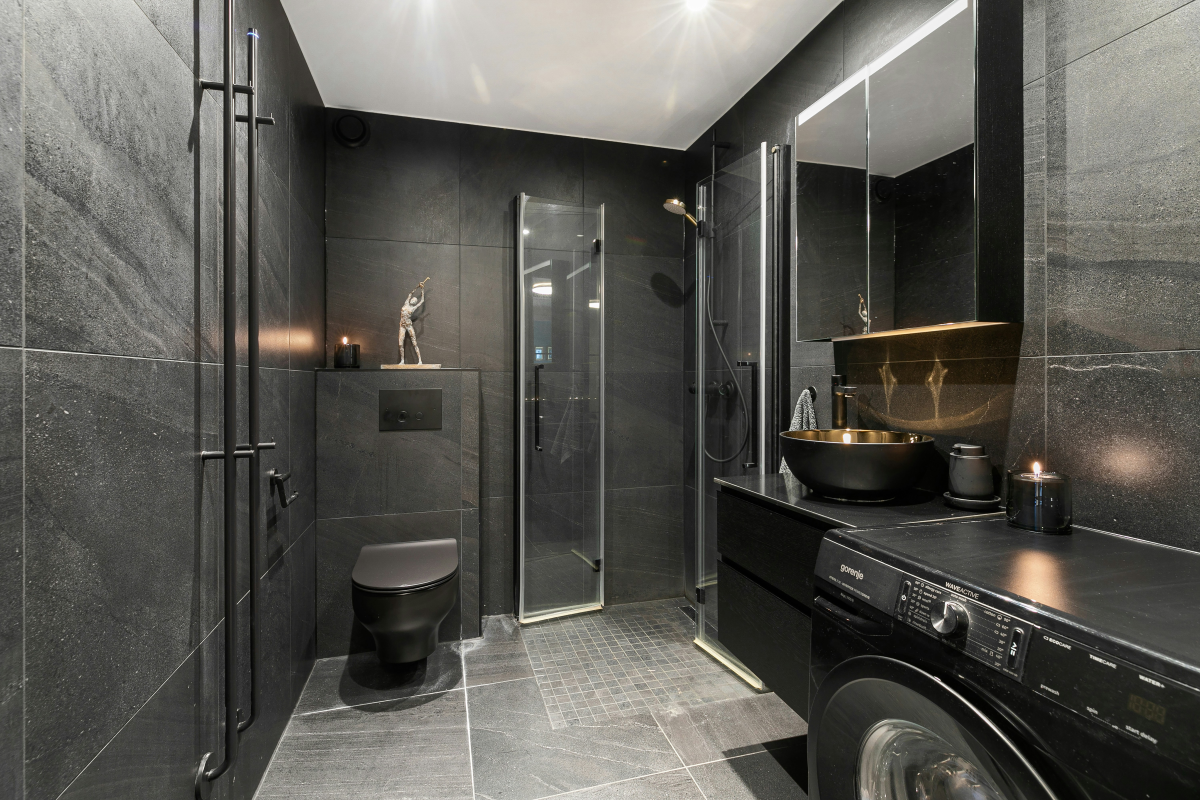
#> input picture stimuli_nontarget/alex-tyson-trSptCbWxAo-unsplash.jpg, 6000 x 4000 px, found by its file name (shown at 1/5 size); its folder holds only this picture in this run
$ python resize_image.py stimuli_nontarget/alex-tyson-trSptCbWxAo-unsplash.jpg
#> lines starting #> are read from the running program, lines starting #| are printed output that depends on the picture
#> further down, img is the input picture: PIL image 6000x4000 RGB; mean R, G, B 90.5, 89.3, 83.7
# -*- coding: utf-8 -*-
"""
Created on Sat Apr 12 13:43:44 2025

@author: Charlotte
"""

import os, sys
from PIL import Image

# [30 lines of commented-out code are left out]


def crop_center_square(img):
    width, height = img.size
#> width = 6000; height = 4000
    min_dim = min(width, height)
#> min_dim = 4000

    # Calculate cropping box (center square)
    left = (width - min_dim) // 2
#> left = 1000
    top = (height - min_dim) // 2
#> top = 0
    right = left + min_dim
#> right = 5000
    bottom = top + min_dim
#> bottom = 4000

    return img.crop((left, top, right, bottom))
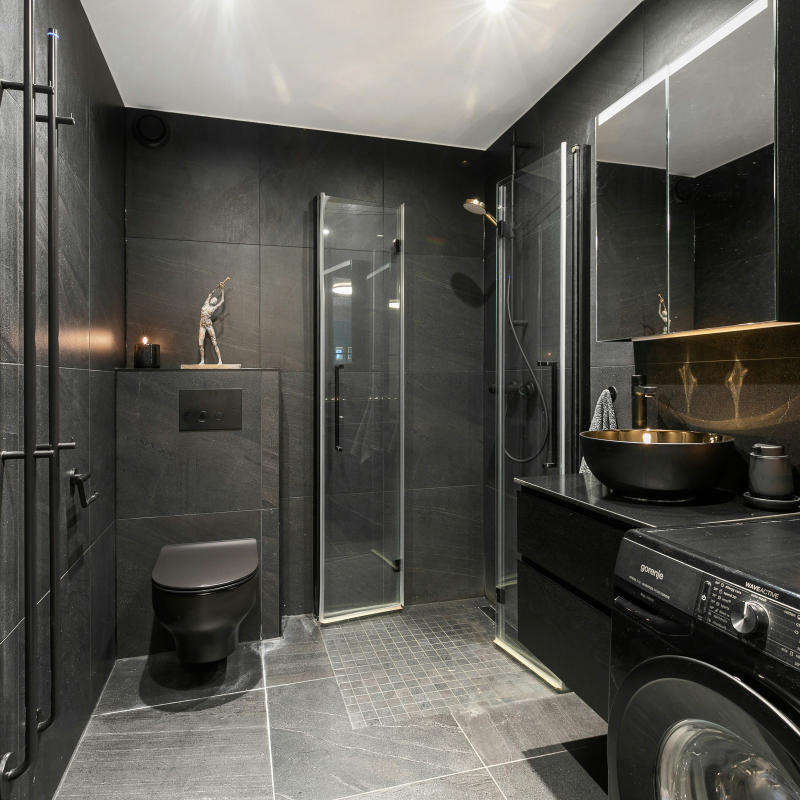
#> returned value: PIL image 4000x4000 RGB (shown at 1/5 size); mean R, G, B 88.2, 86.7, 81.2

# [17 lines of commented-out code are left out]

path = "C:/Users/User/MATLAB/TypiTarget/stimuli_nontarget/"
# dir_resize = '"C:/Users/User/MATLAB/TypiTarget/stimuli_nontarget/resized_images/'
list_imageFiles = []
imageFil = []

for file in os.listdir(path):
    if file.endswith('.jpg'):
        list_imageFiles.append(file)
        os.path.splitext(file)
        file_name_with_extension = os.path.basename(file)
        file_name, _ = os.path.splitext(file_name_with_extension)
        imageFil.append(file_name)
        # imageFil.append(file_name)
        with Image.open(path+file, "r") as img:
            cropped = crop_center_square(img)
            # Resize to 512x512
            resized = cropped.resize((512, 512), Image.LANCZOS)
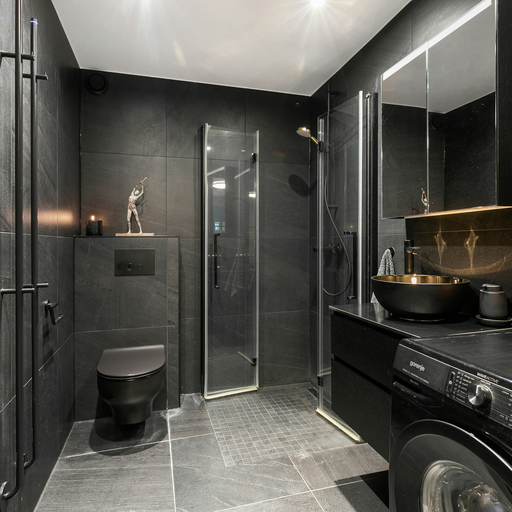
#> resized: PIL image 512x512 RGB; mean R, G, B 88.2, 86.8, 81.2

            resized.save(file_name + '_resized.jpg') #, 'JPEG')

$ run again, on stimuli_nontarget/bathroom-335748_1920.jpg
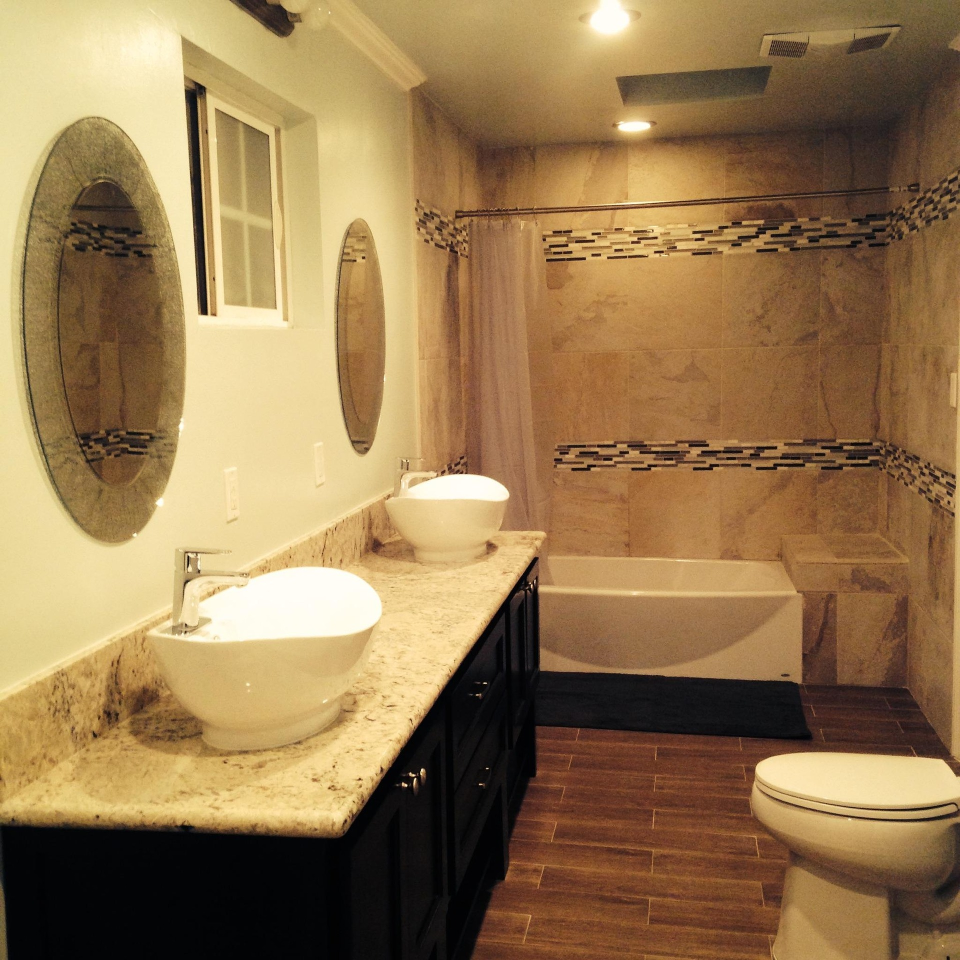
#> input picture stimuli_nontarget/bathroom-335748_1920.jpg, 1920 x 1920 px, found by its file name (shown at 1/2 size)
#> img is the input picture: PIL image 1920x1920 RGB; mean R, G, B 150.5, 120.9, 80.4
#> `resized = cropped.resize((512, 512), Image.LANCZOS)`:
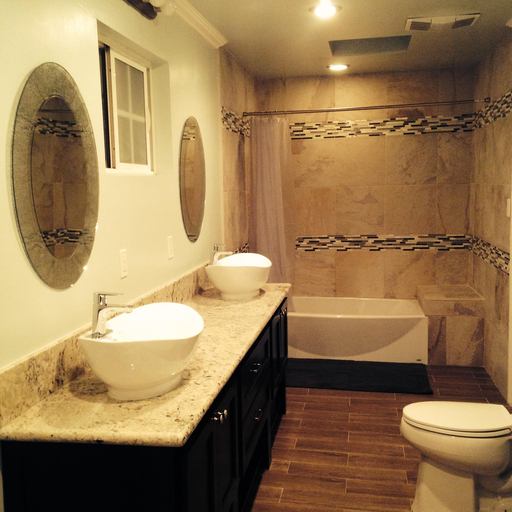
#> resized: PIL image 512x512 RGB; mean R, G, B 150.5, 120.9, 80.4

$ run again, on stimuli_nontarget/bathroom-6893077_1920.jpg
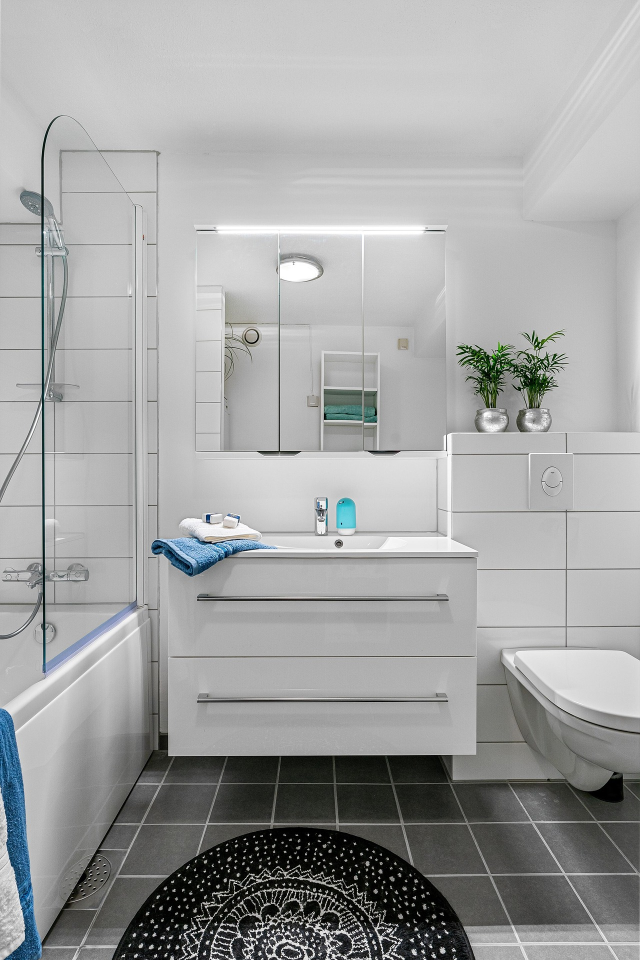
#> input picture stimuli_nontarget/bathroom-6893077_1920.jpg, 1280 x 1920 px, found by its file name (shown at 1/2 size)
#> img is the input picture: PIL image 1280x1920 RGB; mean R, G, B 161.4, 162.4, 162.1
#> in crop_center_square, `return img.crop((left, top, right, bottom))`:
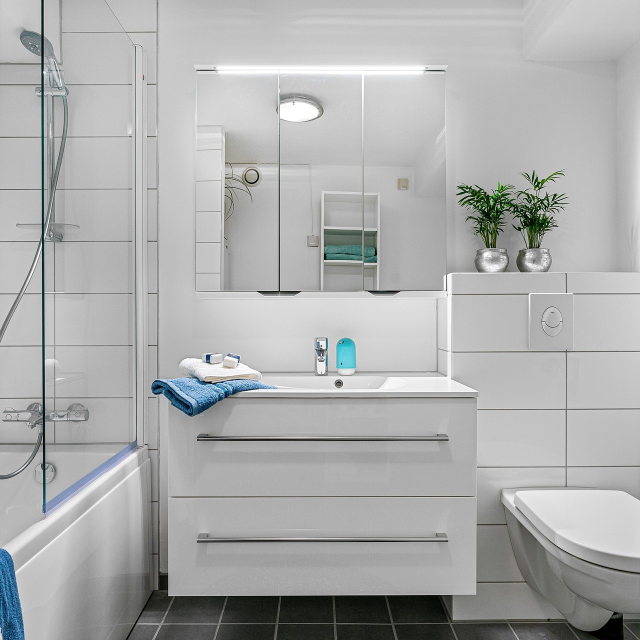
#> returned value: PIL image 1280x1280 RGB (shown at 1/2 size); mean R, G, B 172, 173.2, 172.9
#> `resized = cropped.resize((512, 512), Image.LANCZOS)`:
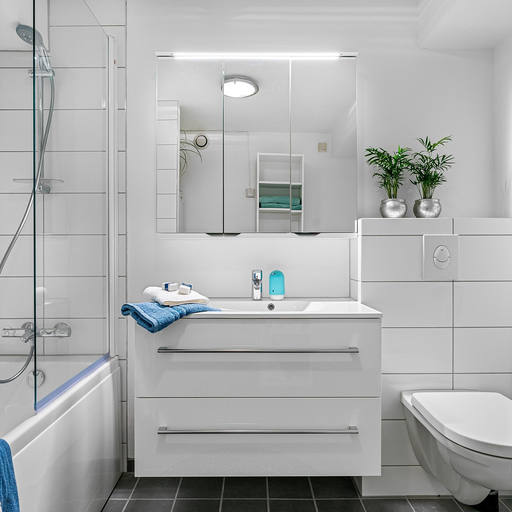
#> resized: PIL image 512x512 RGB; mean R, G, B 172, 173.2, 172.9
